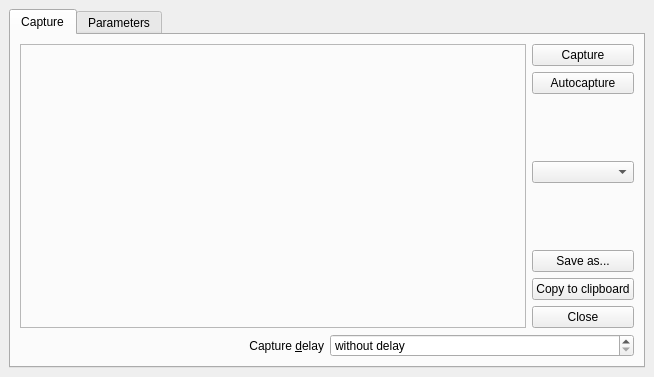
<?xml version="1.0" encoding="UTF-8"?>
<ui version="4.0">
 <class>MainWindow</class>
 <widget class="QMainWindow" name="MainWindow">
  <property name="geometry">
   <rect>
    <x>0</x>
    <y>0</y>
    <width>654</width>
    <height>377</height>
   </rect>
  </property>
  <property name="windowTitle">
   <string>ScrCap - screen capture</string>
  </property>
  <property name="windowIcon">
   <iconset theme="video-display">
    <normaloff>.</normaloff>.</iconset>
  </property>
  <widget class="QWidget" name="centralwidget">
   <layout class="QVBoxLayout" name="verticalLayout_4">
    <item>
     <widget class="QTabWidget" name="tabWidget">
      <property name="currentIndex">
       <number>0</number>
      </property>
      <widget class="QWidget" name="tab">
       <attribute name="title">
        <string>Capture</string>
       </attribute>
       <layout class="QVBoxLayout" name="verticalLayout_3">
        <item>
         <layout class="QHBoxLayout" name="horizontalLayout">
          <item>
           <widget class="QFrame" name="frame">
            <property name="frameShape">
             <enum>QFrame::StyledPanel</enum>
            </property>
            <property name="frameShadow">
             <enum>QFrame::Raised</enum>
            </property>
            <layout class="QVBoxLayout" name="verticalLayout">
             <item>
              <widget class="QLabel" name="imageDisplay">
               <property name="sizePolicy">
                <sizepolicy hsizetype="Expanding" vsizetype="Preferred">
                 <horstretch>0</horstretch>
                 <verstretch>0</verstretch>
                </sizepolicy>
               </property>
               <property name="text">
                <string/>
               </property>
               <property name="alignment">
                <set>Qt::AlignCenter</set>
               </property>
              </widget>
             </item>
            </layout>
           </widget>
          </item>
          <item>
           <layout class="QVBoxLayout" name="verticalLayout_2">
            <item>
             <widget class="QPushButton" name="btnCapture">
              <property name="text">
               <string>Capture</string>
              </property>
              <property name="icon">
               <iconset theme="view-preview">
                <normaloff>.</normaloff>.</iconset>
              </property>
             </widget>
            </item>
            <item>
             <widget class="QPushButton" name="btnAutocapture">
              <property name="text">
               <string>Autocapture</string>
              </property>
              <property name="icon">
               <iconset theme="tools-wizard">
                <normaloff>.</normaloff>.</iconset>
              </property>
              <property name="checkable">
               <bool>true</bool>
              </property>
             </widget>
            </item>
            <item>
             <spacer name="verticalSpacer_4">
              <property name="orientation">
               <enum>Qt::Vertical</enum>
              </property>
              <property name="sizeHint" stdset="0">
               <size>
                <width>20</width>
                <height>40</height>
               </size>
              </property>
             </spacer>
            </item>
            <item>
             <widget class="QComboBox" name="listMode"/>
            </item>
            <item>
             <spacer name="verticalSpacer">
              <property name="orientation">
               <enum>Qt::Vertical</enum>
              </property>
              <property name="sizeHint" stdset="0">
               <size>
                <width>20</width>
                <height>40</height>
               </size>
              </property>
             </spacer>
            </item>
            <item>
             <widget class="QPushButton" name="btnSave">
              <property name="text">
               <string>Save as...</string>
              </property>
              <property name="icon">
               <iconset theme="document-save">
                <normaloff>.</normaloff>.</iconset>
              </property>
             </widget>
            </item>
            <item>
             <widget class="QPushButton" name="btnCopy">
              <property name="text">
               <string>Copy to clipboard</string>
              </property>
              <property name="icon">
               <iconset theme="edit-copy">
                <normaloff>.</normaloff>.</iconset>
              </property>
             </widget>
            </item>
            <item>
             <widget class="QPushButton" name="btnClose">
              <property name="text">
               <string>Close</string>
              </property>
              <property name="icon">
               <iconset theme="dialog-close">
                <normaloff>.</normaloff>.</iconset>
              </property>
             </widget>
            </item>
           </layout>
          </item>
         </layout>
        </item>
        <item>
         <layout class="QHBoxLayout" name="horizontalLayout_2">
          <item>
           <widget class="QLabel" name="label">
            <property name="text">
             <string>Capture &amp;delay</string>
            </property>
            <property name="alignment">
             <set>Qt::AlignRight|Qt::AlignTrailing|Qt::AlignVCenter</set>
            </property>
            <property name="buddy">
             <cstring>spinDelay</cstring>
            </property>
           </widget>
          </item>
          <item>
           <widget class="QSpinBox" name="spinDelay">
            <property name="specialValueText">
             <string>without delay</string>
            </property>
            <property name="suffix">
             <string> sec</string>
            </property>
            <property name="maximum">
             <number>9999</number>
            </property>
           </widget>
          </item>
         </layout>
        </item>
       </layout>
      </widget>
      <widget class="QWidget" name="tab_2">
       <attribute name="title">
        <string>Parameters</string>
       </attribute>
       <layout class="QVBoxLayout" name="verticalLayout_7">
        <item>
         <widget class="QGroupBox" name="groupBox_2">
          <property name="title">
           <string>Capture options</string>
          </property>
          <layout class="QVBoxLayout" name="verticalLayout_5">
           <item>
            <layout class="QHBoxLayout" name="horizontalLayout_6">
             <item>
              <widget class="QCheckBox" name="checkIncludeDeco">
               <property name="text">
                <string>Include window decorations</string>
               </property>
              </widget>
             </item>
             <item>
              <widget class="QCheckBox" name="checkIncludePointer">
               <property name="text">
                <string>Include mouse pointer</string>
               </property>
              </widget>
             </item>
            </layout>
           </item>
           <item>
            <layout class="QHBoxLayout" name="horizontalLayout_5">
             <item>
              <layout class="QFormLayout" name="formLayout">
               <item row="0" column="0">
                <widget class="QLabel" name="label_4">
                 <property name="text">
                  <string>&amp;Interactive capture hotkey</string>
                 </property>
                 <property name="buddy">
                  <cstring>keyInteractive</cstring>
                 </property>
                </widget>
               </item>
               <item row="0" column="1">
                <widget class="QKeySequenceEdit" name="keyInteractive">
                 <property name="toolTip">
                  <string>You can also bring ScrCap window back from autocapture/silent session by pressing this hotkey.</string>
                 </property>
                </widget>
               </item>
               <item row="1" column="0">
                <widget class="QLabel" name="label_6">
                 <property name="text">
                  <string>Silent capture &amp;&amp; save &amp;hotkey</string>
                 </property>
                 <property name="buddy">
                  <cstring>keySilent</cstring>
                 </property>
                </widget>
               </item>
               <item row="1" column="1">
                <widget class="QKeySequenceEdit" name="keySilent"/>
               </item>
               <item row="2" column="0">
                <widget class="QLabel" name="label_5">
                 <property name="text">
                  <string>&amp;Autocapture scan interval</string>
                 </property>
                 <property name="buddy">
                  <cstring>spinAutocapInterval</cstring>
                 </property>
                </widget>
               </item>
               <item row="2" column="1">
                <widget class="QSpinBox" name="spinAutocapInterval">
                 <property name="toolTip">
                  <string>Also DE notification timeout</string>
                 </property>
                 <property name="suffix">
                  <string> msec</string>
                 </property>
                 <property name="minimum">
                  <number>50</number>
                 </property>
                 <property name="maximum">
                  <number>3600000</number>
                 </property>
                 <property name="singleStep">
                  <number>50</number>
                 </property>
                 <property name="value">
                  <number>1000</number>
                 </property>
                </widget>
               </item>
              </layout>
             </item>
             <item>
              <layout class="QFormLayout" name="formLayout_2">
               <item row="0" column="0">
                <widget class="QLabel" name="label_7">
                 <property name="text">
                  <string>I&amp;mage format</string>
                 </property>
                 <property name="buddy">
                  <cstring>listImgFormat</cstring>
                 </property>
                </widget>
               </item>
               <item row="0" column="1">
                <widget class="QComboBox" name="listImgFormat"/>
               </item>
               <item row="1" column="0">
                <widget class="QLabel" name="label_8">
                 <property name="text">
                  <string>Image &amp;quality</string>
                 </property>
                 <property name="buddy">
                  <cstring>spinImgQuality</cstring>
                 </property>
                </widget>
               </item>
               <item row="1" column="1">
                <widget class="QSpinBox" name="spinImgQuality">
                 <property name="maximum">
                  <number>100</number>
                 </property>
                 <property name="value">
                  <number>90</number>
                 </property>
                </widget>
               </item>
              </layout>
             </item>
            </layout>
           </item>
          </layout>
         </widget>
        </item>
        <item>
         <widget class="QGroupBox" name="groupBox">
          <property name="title">
           <string>Files</string>
          </property>
          <layout class="QVBoxLayout" name="verticalLayout_6">
           <item>
            <layout class="QHBoxLayout" name="horizontalLayout_3">
             <item>
              <widget class="QLabel" name="label_2">
               <property name="text">
                <string>&amp;Save directory</string>
               </property>
               <property name="buddy">
                <cstring>editDir</cstring>
               </property>
              </widget>
             </item>
             <item>
              <widget class="QLineEdit" name="editDir"/>
             </item>
             <item>
              <widget class="QPushButton" name="btnDir">
               <property name="text">
                <string>...</string>
               </property>
              </widget>
             </item>
            </layout>
           </item>
           <item>
            <layout class="QHBoxLayout" name="horizontalLayout_9">
             <item>
              <widget class="QLabel" name="label_10">
               <property name="text">
                <string>A&amp;utocapture sound</string>
               </property>
               <property name="buddy">
                <cstring>editAutoSnd</cstring>
               </property>
              </widget>
             </item>
             <item>
              <widget class="QPushButton" name="btnSndPlay">
               <property name="text">
                <string/>
               </property>
               <property name="icon">
                <iconset theme="media-playback-start"/>
               </property>
              </widget>
             </item>
             <item>
              <widget class="QLineEdit" name="editAutoSnd"/>
             </item>
             <item>
              <widget class="QPushButton" name="btnAutoSnd">
               <property name="text">
                <string>...</string>
               </property>
              </widget>
             </item>
            </layout>
           </item>
           <item>
            <layout class="QHBoxLayout" name="horizontalLayout_4">
             <item>
              <widget class="QLabel" name="label_3">
               <property name="text">
                <string>&amp;Filename template
(without extension)</string>
               </property>
               <property name="buddy">
                <cstring>editTemplate</cstring>
               </property>
              </widget>
             </item>
             <item>
              <widget class="QLineEdit" name="editTemplate">
               <property name="toolTip">
                <string>%NN - counter
%w - width
%h - height
%y - year
%m - month
%d - day
%t - time</string>
               </property>
              </widget>
             </item>
            </layout>
           </item>
          </layout>
         </widget>
        </item>
       </layout>
      </widget>
     </widget>
    </item>
   </layout>
  </widget>
 </widget>
 <tabstops>
  <tabstop>tabWidget</tabstop>
  <tabstop>btnCapture</tabstop>
  <tabstop>btnAutocapture</tabstop>
  <tabstop>listMode</tabstop>
  <tabstop>btnSave</tabstop>
  <tabstop>btnCopy</tabstop>
  <tabstop>btnClose</tabstop>
  <tabstop>spinDelay</tabstop>
  <tabstop>checkIncludeDeco</tabstop>
  <tabstop>checkIncludePointer</tabstop>
  <tabstop>keyInteractive</tabstop>
  <tabstop>keySilent</tabstop>
  <tabstop>spinAutocapInterval</tabstop>
  <tabstop>listImgFormat</tabstop>
  <tabstop>spinImgQuality</tabstop>
  <tabstop>editDir</tabstop>
  <tabstop>btnDir</tabstop>
  <tabstop>btnSndPlay</tabstop>
  <tabstop>editAutoSnd</tabstop>
  <tabstop>btnAutoSnd</tabstop>
  <tabstop>editTemplate</tabstop>
 </tabstops>
 <resources/>
 <connections>
  <connection>
   <sender>btnClose</sender>
   <signal>clicked()</signal>
   <receiver>MainWindow</receiver>
   <slot>close()</slot>
   <hints>
    <hint type="sourcelabel">
     <x>631</x>
     <y>322</y>
    </hint>
    <hint type="destinationlabel">
     <x>610</x>
     <y>305</y>
    </hint>
   </hints>
  </connection>
 </connections>
</ui>
